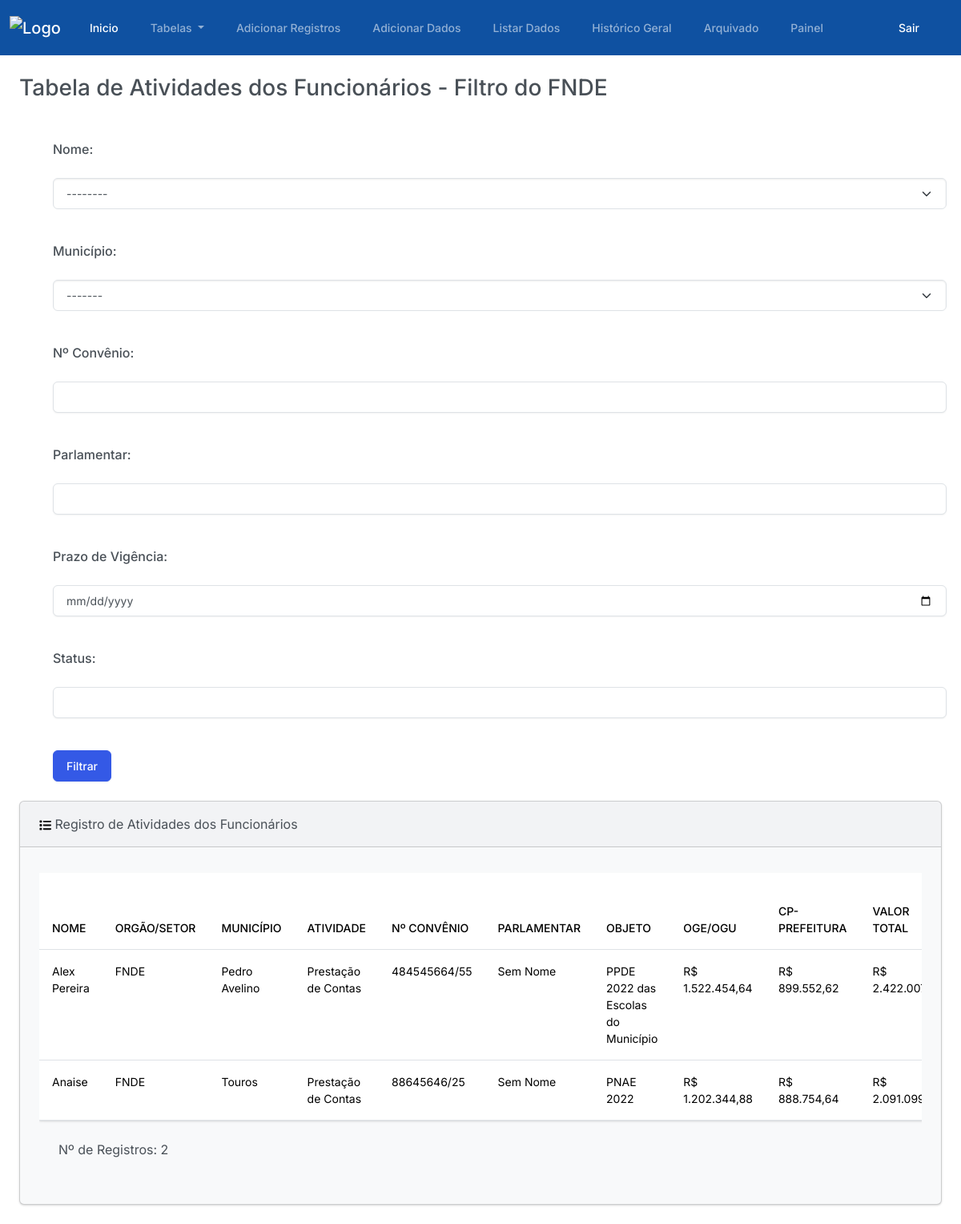
The app's page /tabela_filtrada_fnde/ (signed in) with its own data.
### plataforma/models.py (models this page shows, shortened)
class RegistroFuncionarios(models.Model):
    class Meta:
        verbose_name_plural = "Registros da Tabela Geral"
    nome = models.ForeignKey(Nome, on_delete=models.CASCADE)
    orgao_setor = models.ForeignKey(Setor, on_delete=models.CASCADE)
    municipio = models.ForeignKey(Municipio, on_delete=models.CASCADE)
    atividade = models.ForeignKey(Atividade, on_delete=models.CASCADE)
    num_convenio = models.CharField(max_length=255)
    parlamentar = models.CharField(max_length=255)
    objeto = models.CharField(max_length=255)
    oge_ogu = models.DecimalField(max_digits=10, decimal_places=2)
    cp_prefeitura = models.DecimalField(max_digits=10, decimal_places=2)
    valor_liberado = models.DecimalField(max_digits=10, decimal_places=2, default=0)
    prazo_vigencia = models.DateField()
    situacao = models.CharField(max_length=255)
    providencia = models.CharField(max_length=255)
    status = models.CharField(max_length=20, choices=Status.choices, default=Status.NAO_INICIADO)
    data_recepcao = models.DateField()
    data_inicio = models.DateField(null=True, blank=True)
    documento_pendente = models.BooleanField(default=False)
    documento_cancelado = models.BooleanField(default=False)
    data_fim = models.DateField(null=True, blank=True)
    duracao_dias_uteis = models.IntegerField(default=0)
    def calcular_valores(self):
        valor_total = Decimal(str(self.oge_ogu)) + Decimal(str(self.cp_prefeitura))
        falta_liberar = Decimal(str(self.oge_ogu)) - Decimal(str(self.valor_liberado))
        return valor_total, falta_liberar
    def dia_trabalho_total(self):
        if not self.data_inicio or not self.data_fim:
            return 0
        if isinstance(self.data_inicio, str):
            self.data_inicio = datetime.strptime(self.data_inicio, "%Y-%m-%d").date()
        if isinstance(self.data_fim, str):
            self.data_fim = datetime.strptime(self.data_fim, "%Y-%m-%d").date()
        delta = self.data_fim - self.data_inicio
        dias_uteis = sum(1 for i in range(delta.days + 1) if (self.data_inicio + timedelta(days=i)).weekday() < 5)
        return dias_uteis

class Nome(models.Model):
    nome = models.CharField(max_length=255)

class Setor(models.Model):
    orgao_setor = models.CharField(max_length=255)

class Municipio(models.Model):
    municipio = models.CharField(max_length=255)

class Atividade(models.Model):
    atividade = models.CharField(max_length=255)

### plataforma/views.py (the view)
# urls.py: path('tabela_filtrada_fnde/', views.tabela_filtrada_fnde, name='tabela_filtrada_fnde'),
def tabela_filtrada_fnde(request):
    nomes = Nome.objects.all()
    orgaos_setores = Setor.objects.all()
    municipios = Municipio.objects.all()
    orgao_setor_fnde = Setor.objects.get(orgao_setor='FNDE')
    nome_id = request.GET.get('nome')
    municipio_id = request.GET.get('municipio')
    num_convenio = request.GET.get('num_convenio')
    parlamentar = request.GET.get('parlamentar')
    prazo_vigencia = request.GET.get('prazo_vigencia')
    status = request.GET.get('status')
    registros_filtrados = RegistroFuncionarios.objects.filter(orgao_setor=orgao_setor_fnde)
    if nome_id:
        registros_filtrados = registros_filtrados.filter(nome__id=nome_id)
    if municipio_id:
        registros_filtrados = registros_filtrados.filter(municipio__id=municipio_id)
    if num_convenio:
        registros_filtrados = registros_filtrados.filter(num_convenio__icontains=num_convenio)
    if parlamentar:
        registros_filtrados = registros_filtrados.filter(parlamentar__icontains=parlamentar)
    if prazo_vigencia:
        registros_filtrados = registros_filtrados.filter(prazo_vigencia__icontains=prazo_vigencia)
    if status:
        registros_filtrados = registros_filtrados.filter(status__icontains=status)
    context = {
        'nomes': nomes,
        'orgaos_setores': orgaos_setores,
        'municipios': municipios,
        'registros_filtrados': registros_filtrados,
    }
    return render(request, 'tabela_filtrada_fnde.html', context)

### plataforma/templatetags/custom_filters.py (called while the page is built)
@register.filter(name='format_currency')
def format_currency(value):
    try:
        numeric_value = float(value)
        formatted_value = '{:,.2f}'.format(numeric_value)
        formatted_value = 'R$ ' + formatted_value.replace(',', 'v').replace('.', ',').replace('v', '.')
        return formatted_value
    except ValueError:
        return value

@register.filter(name='formatar_data')
def formatar_data(value):
    if isinstance(value, date):
        return value.strftime('%d/%m/%Y')
    else:
        data_obj = datetime.strptime(value, '%d de %B de %Y')
        return data_obj.strftime('%d/%m/%Y')

### plataforma/templates/tabela_filtrada_fnde.html (shortened to what this page needs)
{% extends "base.html" %}
{% load static %}
{% load humanize %}
{% load custom_filters %}
{% block container %}
  <h3 class="m-4">Tabela de Atividades dos Funcionários - Filtro do FNDE</h3>
  <div class="container">
    <form method="get" action="{% url 'tabela_filtrada_estado' %}">
      <div class="form-group mb-3">
        <fieldset>
          <label class="form-label m-4" for="id_nome">Nome:</label>
          <select class="form-select mx-4" name="nome" id="id_nome">
            <option value="" selected>--------</option>
          </select>
        </fieldset>
      </div>
      <div class="form-group mb-3">
        <label class="form-label m-4" for="id_municipio">Município:</label>
        <select class="form-select mx-4" name="municipio" id="id_municipio">
          <option value="" selected>-------</option>
        </select>
      </div>
      <div class="form-group mb-3">
        <label class="form-label m-4" for="id_num_convenio">Nº Convênio:</label>
        <input class="form-control mx-4" type="text" name="num_convenio" id="id_num_convenio">
      </div>
      <div class="form-group mb-3">
        <label class="form-label m-4" for="id_parlamentar">Parlamentar:</label>
        <input class="form-control mx-4" type="text" name="parlamentar" id="id_parlamentar">
      </div>
      <div class="form-group mb-3">
        <label class="form-label m-4" for="id_prazo_vigencia">Prazo de Vigência:</label>
        <input class="form-control mx-4" type="date" name="prazo_vigencia" id="id_prazo_vigencia">
      </div>
      <div class="form-group mb-3">
        <label class="form-label m-4" for="id_status">Status:</label>
        <input class="form-control mx-4" type="text" name="status" id="id_status">
      </div>
      <button type="submit" class="btn btn-primary m-4">Filtrar</button>
      <br>
    </form>
  </div>
  <div class="row">
    <div class="col-12">
      <div class="card bg-light ms-4 me-4 mb-4">
        <div class="card-header">
          Registro de Atividades dos Funcionários
        </div>
        <div class="card-body">
          <p class="card-text">
            <div class="table-container table-responsive">
              <table class='table table-hover'>
                <thead class="sticky-top">
                  <tr>
                    <th scope="col-fixed">NOME</th>
                    <th scope="col-fixed">ORGÃO/SETOR</th>
                    <th scope="col-fixed">MUNICÍPIO</th>
                    <th scope="col-fixed">ATIVIDADE</th>
                    <th scope="col-fixed">Nº CONVÊNIO</th>
                    <th scope="col-fixed">PARLAMENTAR</th>
                    <th scope="col-fixed">OBJETO</th>
                    <th scope="col-fixed">OGE/OGU</th>
                    <th scope="col-fixed">CP-PREFEITURA</th>
                    <th scope="col-fixed">VALOR TOTAL</th>
                  </tr>
                </thead>
                <tbody>
                  {% if registros_filtrados %}
                    {% for registro in registros_filtrados %}
                      <tr>
                        <td>{{ registro.nome.nome }}</td>
                        <td>{{ registro.orgao_setor.orgao_setor }}</td>
                        <td>{{ registro.municipio.municipio }}</td>
                        <td>{{ registro.atividade.atividade }}</td>
                        <td>{{ registro.num_convenio }}</td>
                        <td>{{ registro.parlamentar }}</td>
                        <td>{{ registro.objeto }}</td>
                        <td>{{ registro.oge_ogu|format_currency }}</td>
                        <td>{{ registro.cp_prefeitura|format_currency }}</td>
                        <td>{{ registro.calcular_valores.0|format_currency }}</td>
                      </tr>
                    {% endfor %}
                  {% else %}
                    <tr>
                      <td colspan="26">Nenhum registro encontrado.</td>
                    </tr>
                  {% endif %}
                </tbody>
              </table>
              {% if registros_filtrados %}
                <p class="m-4">Nº de Registros: {{ registros_filtrados.count }}</p>
              {% else %}
                <p>registros está vazio ou não está sendo passado corretamente.</p>
              {% endif %}
            </div>
          </p>
        </div>
      </div>
    </div>
  </div>
{% endblock container %}

### plataforma/templates/tabela_filtrada_fnde.html (style rules this page uses)
.table-container { overflow: auto; max-height: 650px; }

### records on screen
RegistroFuncionarios: nome.nome "Alex Pereira", orgao_setor.orgao_setor "FNDE", municipio.municipio "Pedro Avelino", atividade.atividade "Prestação de Contas", num_convenio "484545664/55", parlamentar "Sem Nome", objeto "PPDE 2022 das Escolas do Município", oge_ogu "R$ 1.522.454,64", cp_prefeitura "R$ 899.552,62", calcular_valores.0 "R$…"
RegistroFuncionarios: nome.nome "Anaise", orgao_setor.orgao_setor "FNDE", municipio.municipio "Touros", atividade.atividade "Prestação de Contas", num_convenio "88645646/25", parlamentar "Sem Nome", objeto "PNAE 2022", oge_ogu "R$ 1.202.344,88", cp_prefeitura "R$ 888.754,64", calcular_valores.0 "R$…"

### other values on screen
{{ registros_filtrados.count }} "2"
